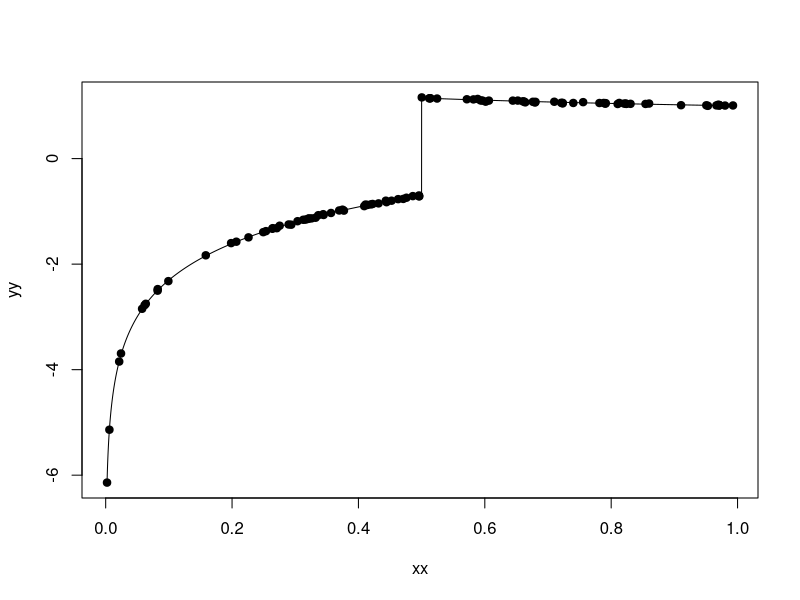
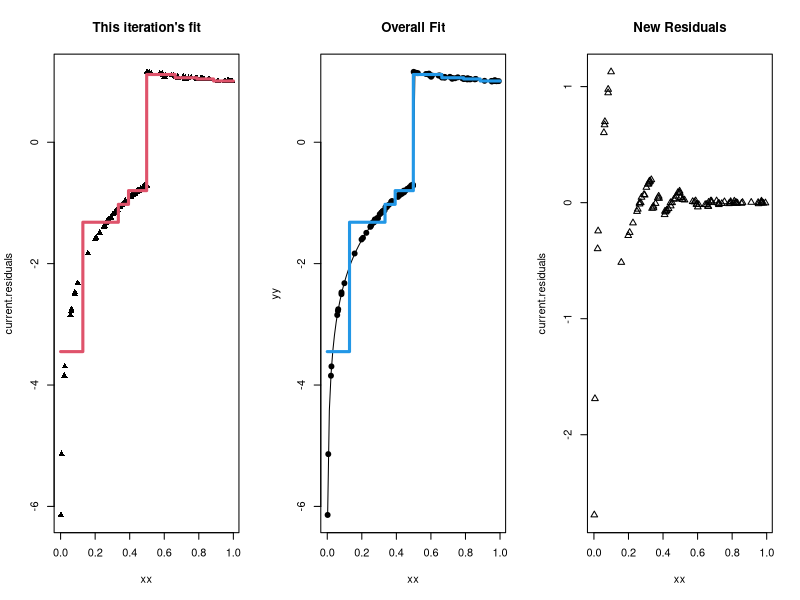

Generate these figures, in order, with R:
rm(list=ls())
library(rpart)
# Challenging single variable function
f = function(x){
  ifelse(x>.5,
         x^-.2,
         log(x))
}


# Generate data
nn = 100
xx = sort(runif(nn))
yy = f(xx) + rnorm(nn,sd=.01)
data = data.frame(y=yy,x=xx)

par(mfrow=c(1,1)) # single plot

plot(xx,yy,pch=19)
curve(f,add=T,n = 9999)


# This will ease plotting later:
oos.seq = seq(from=0.000001,to=1,length.out = 9000)
oos.df = data.frame(x = oos.seq)



###
### BOOSTING, using trees_functionfit's CART code
###
lambda = 1                                   # !!!!!!!! CHOOSE !!!!!!!!!!


par(mfrow=c(1,3)) # side-by-side plots
current.f.hat_test = numeric(length(oos.seq))
current.f.hat_train = numeric(length(yy))
current.residuals = yy
iteration.number = 0

###
### iterate 
###
iteration.number = iteration.number+1
updated.data = data.frame(y = current.residuals, x = xx)
tree <- rpart(y~x,data=updated.data,  control=list(cp=0))  # !!!!!!!! CHOOSE !!!!!!!!!!
f.hat.b_test = predict(tree, newdata=oos.df)
f.hat.b_train = predict(tree)
# update f.hat
current.f.hat_train = current.f.hat_train + lambda*f.hat.b_train
current.f.hat_test = current.f.hat_test + lambda*f.hat.b_test

# Plot fit of f.hat.b
plot(xx,current.residuals,pch=17,main="This iteration's fit")
lines(oos.seq,f.hat.b_test,col=2,lwd=3)

# plot current f.hat's fit on original data
plot(xx,yy,pch=19,main='Overall Fit')
curve(f,add=T)
lines(oos.seq,current.f.hat_test,col=4,lwd=3)

# update current.residuals
current.residuals = current.residuals - lambda*f.hat.b_train # you could just take original y's minus current f.hat

# plot current residuals to see what we'd fit next: 
plot(xx,current.residuals,pch=2,main='New Residuals')


print(iteration.number)

#preview: what if we let lambda change/adapt? 
